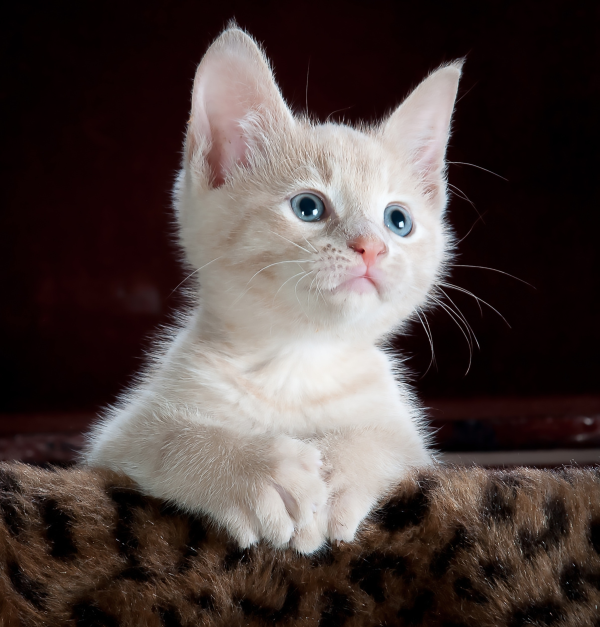
#> input picture cat.png, 600 x 627 px
$ python main_new_cat.py
#> lines starting #> are read from the running program, lines starting #| are printed output that depends on the picture
import cv2
img_path=r'cat.png'
img = cv2.imread(img_path)
#> img is the input picture: shape (627, 600, 3); mean B, G, R 64.2, 66.7, 78.5
print(cv2.imshow('img', img))
#| None

#img=img[0:320, 150:450]
#print(cv2.imshow('new_img', img))

#print(img.shape)

## ROI (Region of Interest)
rect_img= cv2.rectangle(img, (164, 36), (480, 345), (0, 255, 0), 3)
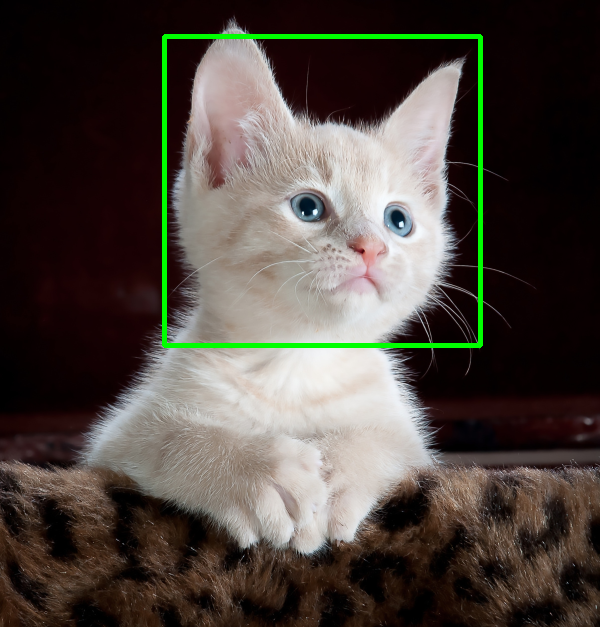
#> rect_img: shape (627, 600, 3); mean B, G, R 63.5, 70.2, 77.6
print(cv2.imshow('img', rect_img))
#| None

roi=rect_img[36:345, 164: 480]
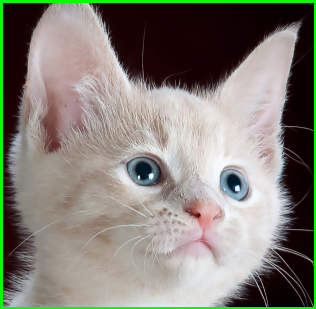
#> roi: shape (309, 316, 3); mean B, G, R 118.9, 128.7, 131.5
print(cv2.imshow('imgg', roi))
#| None

#rows, cols, _ = img.shape
#print("rows", rows)
#print("cols", cols)


cv2.waitKey(0)
cv2.destroyAllWindows()
